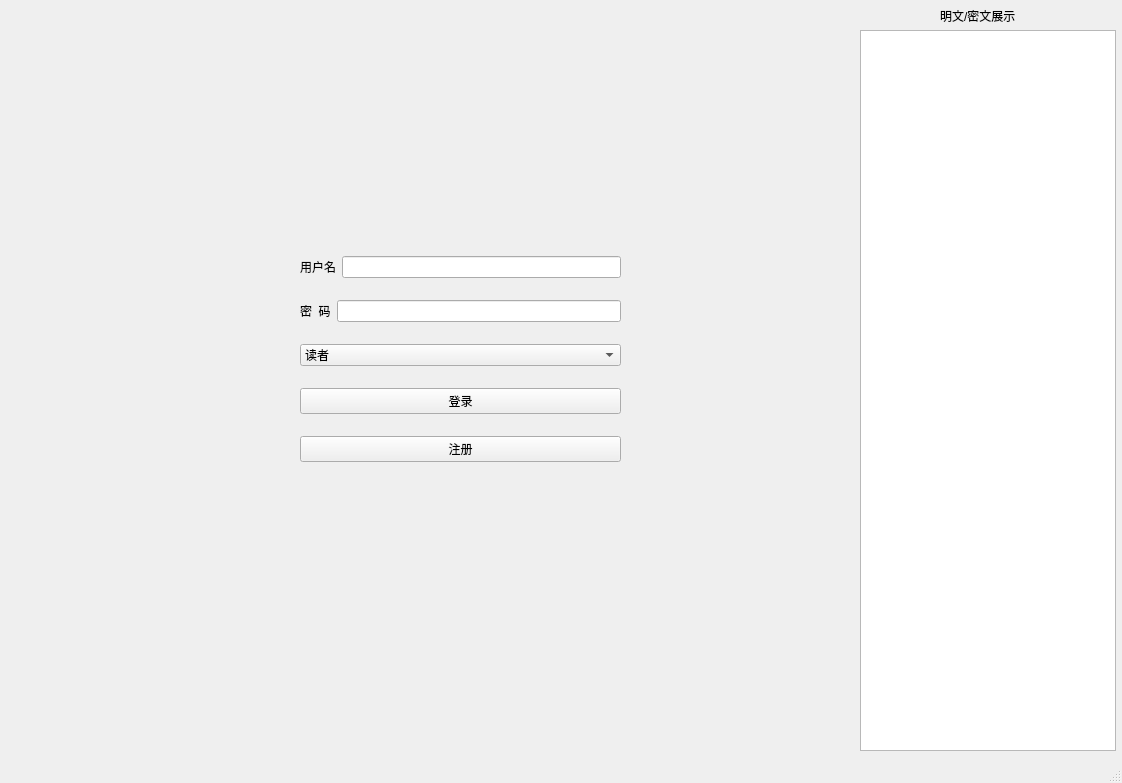
<?xml version="1.0" encoding="UTF-8"?>
<ui version="4.0">
 <class>MainWindow</class>
 <widget class="QMainWindow" name="MainWindow">
  <property name="geometry">
   <rect>
    <x>0</x>
    <y>0</y>
    <width>1122</width>
    <height>783</height>
   </rect>
  </property>
  <property name="windowTitle">
   <string>图书管理系统</string>
  </property>
  <widget class="QWidget" name="centralwidget">
   <widget class="QLabel" name="label">
    <property name="geometry">
     <rect>
      <x>940</x>
      <y>0</y>
      <width>111</width>
      <height>31</height>
     </rect>
    </property>
    <property name="text">
     <string>明文/密文展示</string>
    </property>
   </widget>
   <widget class="QTextBrowser" name="textBrowser">
    <property name="geometry">
     <rect>
      <x>860</x>
      <y>30</y>
      <width>256</width>
      <height>721</height>
     </rect>
    </property>
   </widget>
   <widget class="QWidget" name="">
    <property name="geometry">
     <rect>
      <x>300</x>
      <y>240</y>
      <width>321</width>
      <height>241</height>
     </rect>
    </property>
    <layout class="QVBoxLayout" name="verticalLayout">
     <item>
      <layout class="QHBoxLayout" name="horizontalLayout">
       <item>
        <widget class="QLabel" name="label_2">
         <property name="text">
          <string>用户名</string>
         </property>
        </widget>
       </item>
       <item>
        <widget class="QLineEdit" name="lineEdit"/>
       </item>
      </layout>
     </item>
     <item>
      <layout class="QHBoxLayout" name="horizontalLayout_2">
       <item>
        <widget class="QLabel" name="label_4">
         <property name="text">
          <string>密  码</string>
         </property>
        </widget>
       </item>
       <item>
        <widget class="QLineEdit" name="lineEdit_3"/>
       </item>
      </layout>
     </item>
     <item>
      <widget class="QComboBox" name="comboBox">
       <item>
        <property name="text">
         <string>读者</string>
        </property>
       </item>
       <item>
        <property name="text">
         <string>管理员</string>
        </property>
       </item>
      </widget>
     </item>
     <item>
      <widget class="QPushButton" name="pushButton">
       <property name="text">
        <string>登录</string>
       </property>
      </widget>
     </item>
     <item>
      <widget class="QPushButton" name="pushButton_2">
       <property name="text">
        <string>注册</string>
       </property>
      </widget>
     </item>
    </layout>
   </widget>
  </widget>
  <widget class="QStatusBar" name="statusbar"/>
 </widget>
 <resources/>
 <connections/>
</ui>
